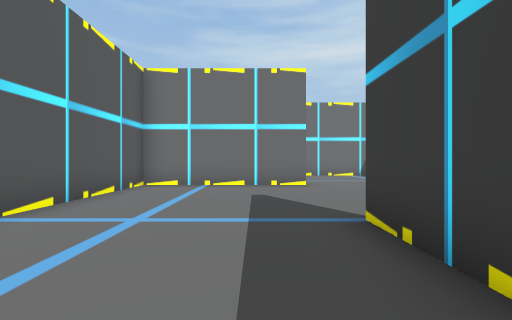
[1] (above)

16 first-person views from a walk through a scene from a Unity 3-D project. The camera is 1.5 m above the floor, looks level and sees 85° across. The floor is counted in squares, 2 m on a side. Each view is taken from the middle of a square. On the plan, view 1 faces up. The plan holds only what a view shows up to about 10 squares ahead; the rest is blank. The place goes on beyond the plan.

[2]
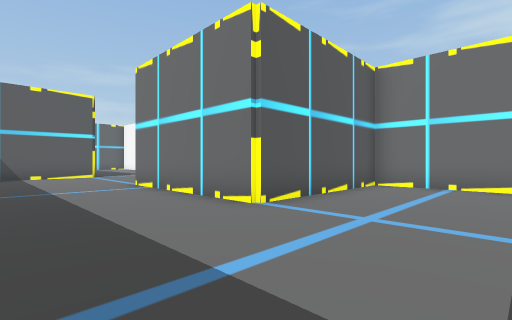

[3]
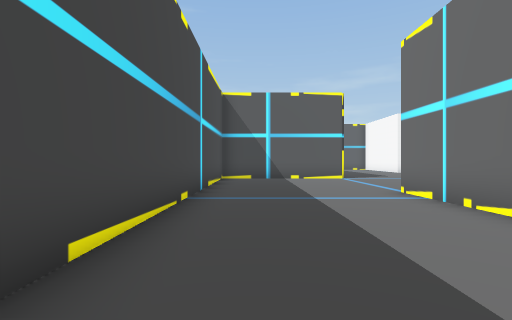

[4]
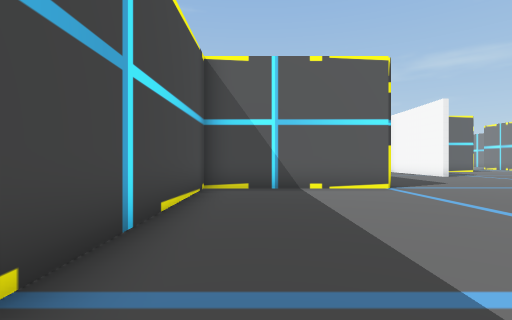

[5]
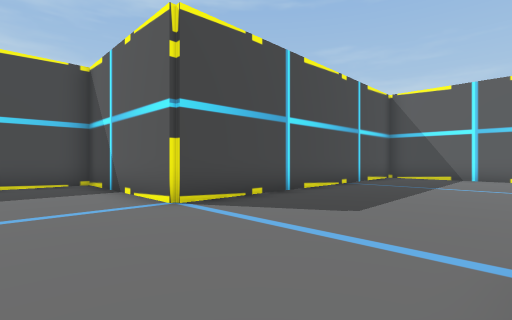

[6]
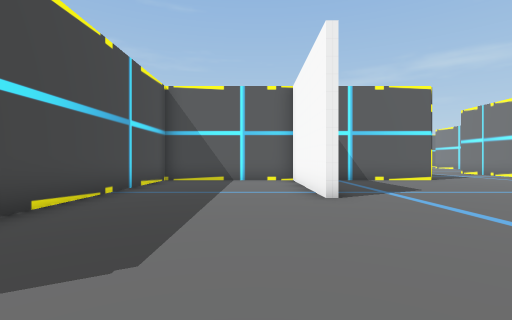

[7]
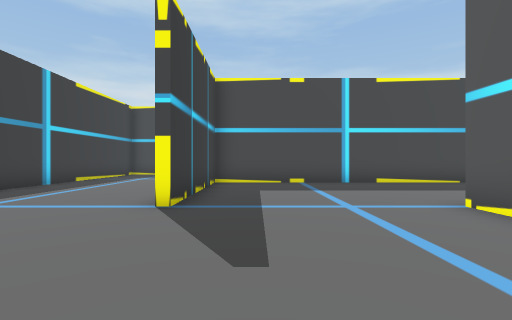

[8]
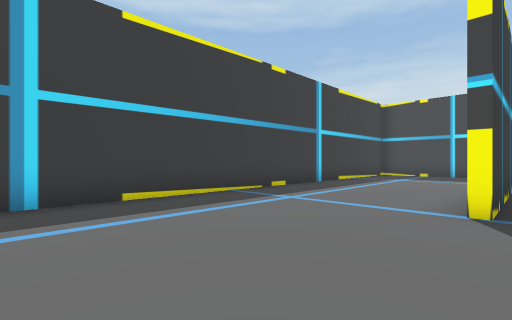

[9]
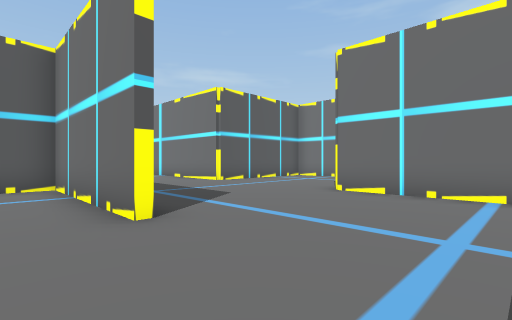

[10]
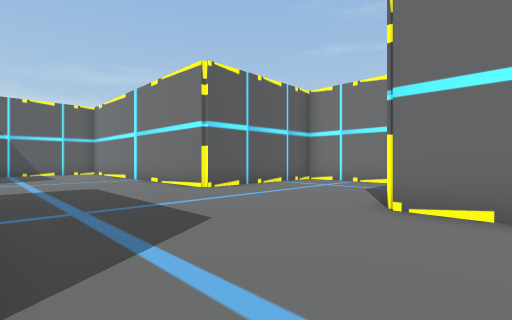

[11]
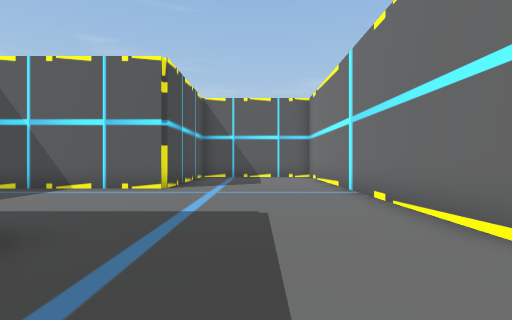

[12]
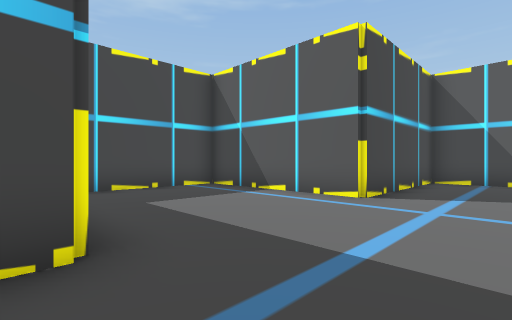

[13]
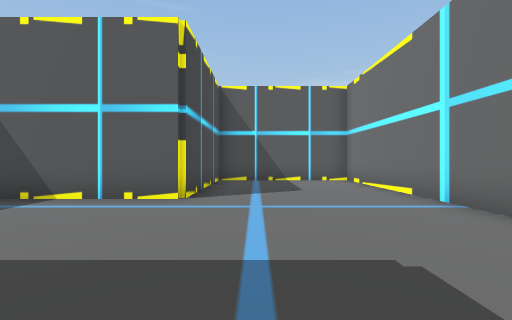

[14]
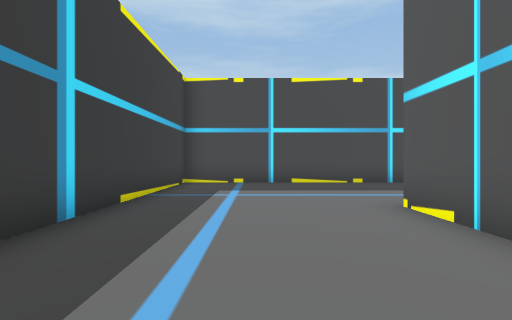

[15]
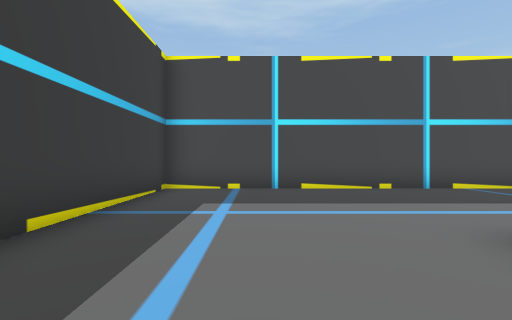

[16]
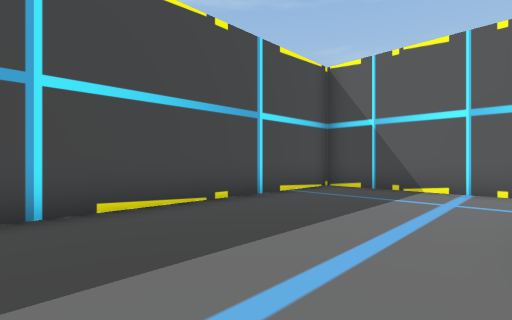

### Floor plan
Points are (right, up) in squares from view 1. A wall is a line through its corners. A room is listed if a view was taken in it or the views show most of it. See-through windows are left out.
Room 1 (views 1, 2, 3, 4, 5, 6, 7, 8, 9, 10, 11, 12, 13, 14, 15, 16)
walls: (-13.4, 10.6) (-13.4, 8.6) (-8.4, 8.6) (-8.4, 3.6) (-4.8, 3.6); (-3.8, 8.6) (-3, 8.6); (-18.5, 8.4) (-22.9, 8.4); (-3.4, 16.9) (-3.4, 13.4) (-13, 13.4); (-23.4, 7.5) (-23.4, 6.2); (1.6, 8.4) (-3.4, 8.4) (-3.4, 3.4) (-8.5, 3.4); (-3.4, -2.2) (-3.4, -6.4) (6.4, -6.4) (6.4, 7.9); (-23, 3.6) (-13.4, 3.6) (-13.4, -1.4) (1.4, -1.4) (1.4, 3.5); (1.6, 0.5) (1.6, -1.5); (-0.4, 18.4) (-1.9, 18.4); (4.8, 13.4) (1.4, 13.4)

Where each view was taken, in squares from view 1:
view 1: 0 up, 0 right, facing up
view 2: 0 up, 0 right, facing up-left
view 3: 0 up, 2 left, facing left
view 4: 0 up, 6 left, facing left
view 5: 8 up, 11 left, facing down-left
view 6: 7 up, 13 left, facing left
view 7: 8 up, 0 right, facing down
view 8: 8 up, 1 right, facing down-right
view 9: 7 up, 5 right, facing up-left
view 10: 9 up, 3 right, facing up-left
view 11: 11 up, 1 left, facing left
view 12: 11 up, 3 left, facing down-left
view 13: 10 up, 3 left, facing left
view 14: 3 up, 4 right, facing down
view 15: 1 up, 4 right, facing down
view 16: 2 down, 4 right, facing down-left
